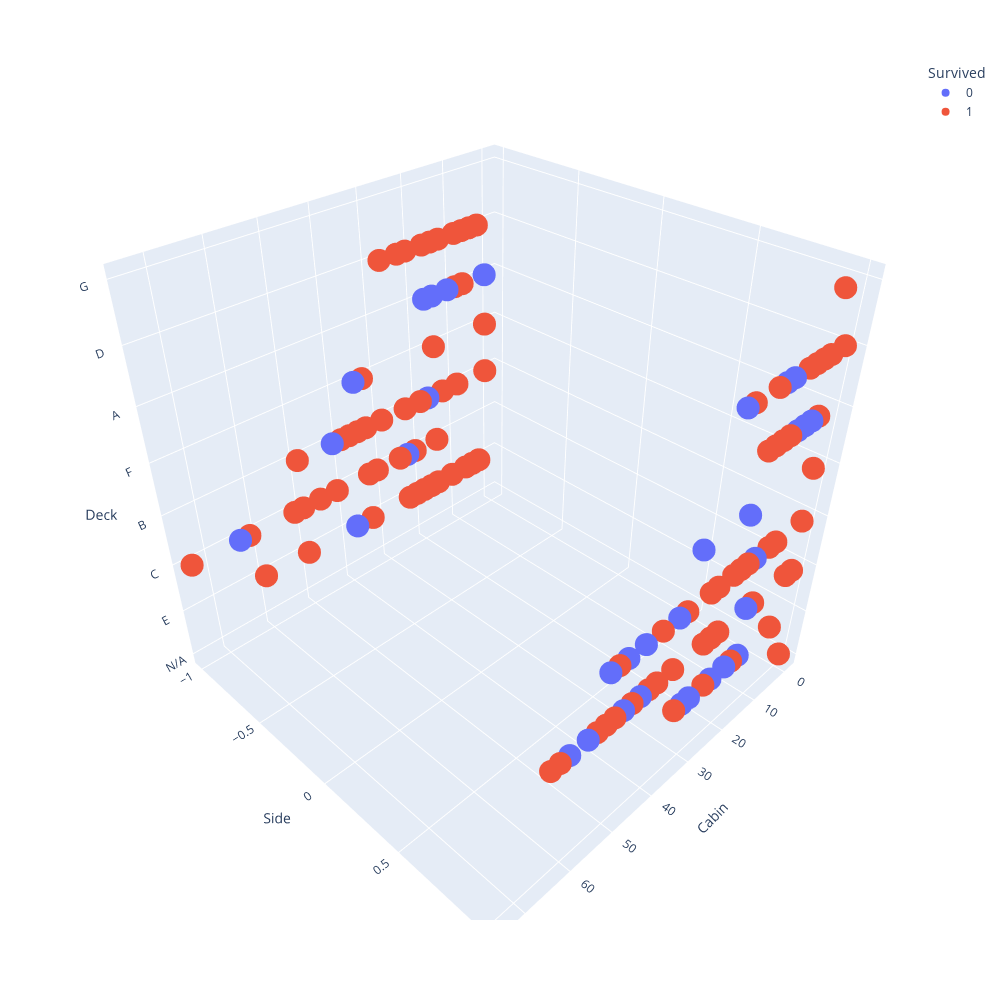

The notebook cell this image was saved under:
### Code cell
dfplt = train.copy(deep=True)
dfplt = dfplt[~dfplt["Survived"].isna()]
dfplt["Survived"] = dfplt["Survived"].astype(str)
fig = px.scatter_3d(dfplt, x="Cabin", y="Side", z= "Deck", color="Survived", size_max=6, width=1000, height=1000)
fig.show()

### Figure 1 — Plotly figure (JSON) as saved in the notebook; plotly's stock layout.template omitted (floating-point values rounded to 4 significant figures; data arrays with more than 128 entries replaced by an {"elided": "..."} marker saying what was removed)
{"data": [{"hovertemplate": "Survived=0<br>Cabin=%{x}<br>Side=%{y}<br>Deck=%{z}<extra></extra>", "legendgroup": "0", "marker": {"color": "#636efa", "symbol": "circle"}, "mode": "markers", "name": "0", "scene": "scene", "showlegend": true, "type": "scatter3d", "x": {"elided": "549 int values"}, "y": {"elided": "549 int values"}, "z": {"elided": "549 str values"}}, {"hovertemplate": "Survived=1<br>Cabin=%{x}<br>Side=%{y}<br>Deck=%{z}<extra></extra>", "legendgroup": "1", "marker": {"color": "#EF553B", "symbol": "circle"}, "mode": "markers", "name": "1", "scene": "scene", "showlegend": true, "type": "scatter3d", "x": {"elided": "342 int values"}, "y": {"elided": "342 int values"}, "z": {"elided": "342 str values"}}], "layout": {"height": 1000, "legend": {"title": {"text": "Survived"}, "tracegroupgap": 0}, "margin": {"t": 60}, "scene": {"domain": {"x": [0, 1], "y": [0, 1]}, "xaxis": {"title": {"text": "Cabin"}}, "yaxis": {"title": {"text": "Side"}}, "zaxis": {"title": {"text": "Deck"}}}, "width": 1000}}
